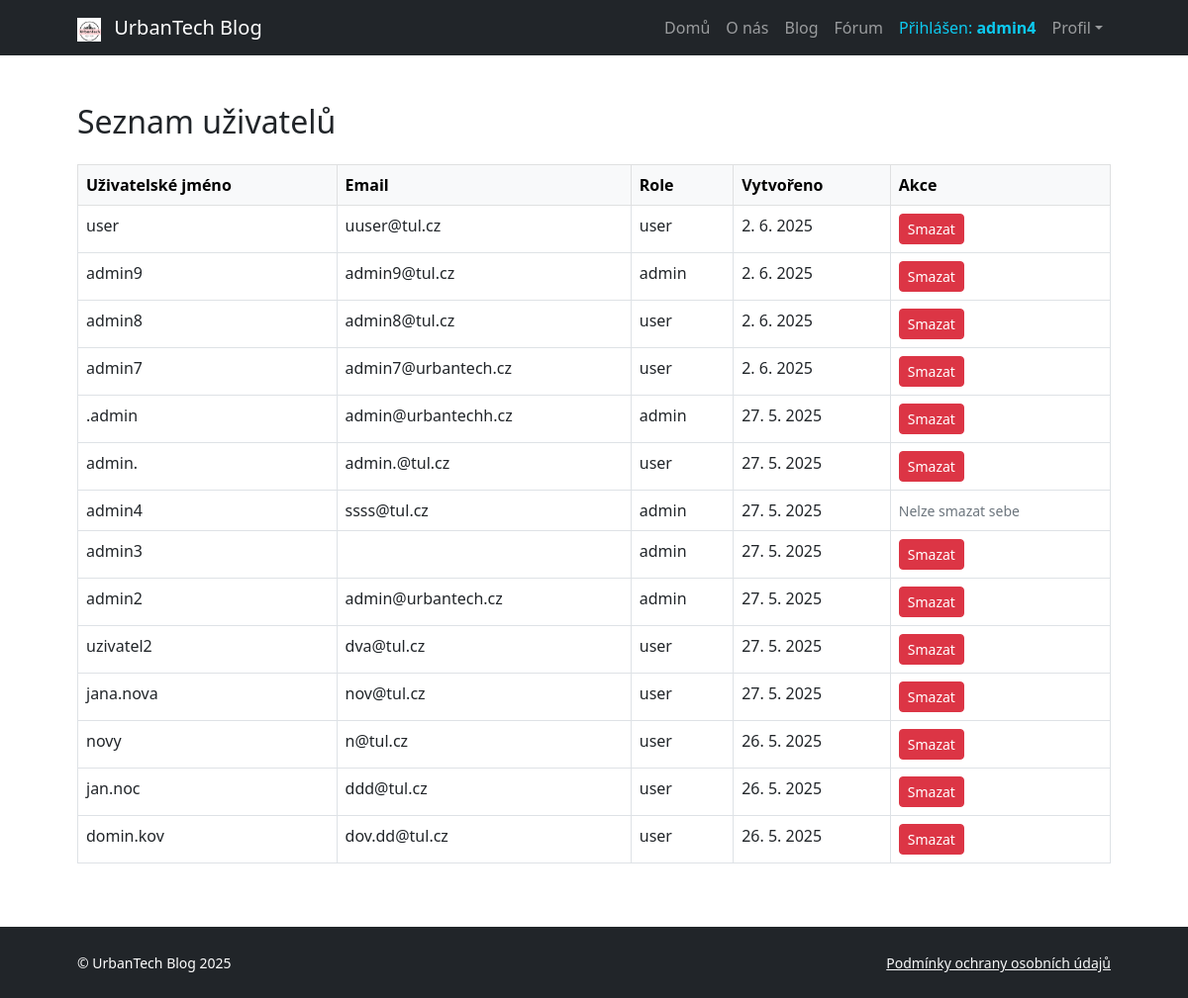
Page /Views/post/user_list.php (signed in) on the earlier database version.
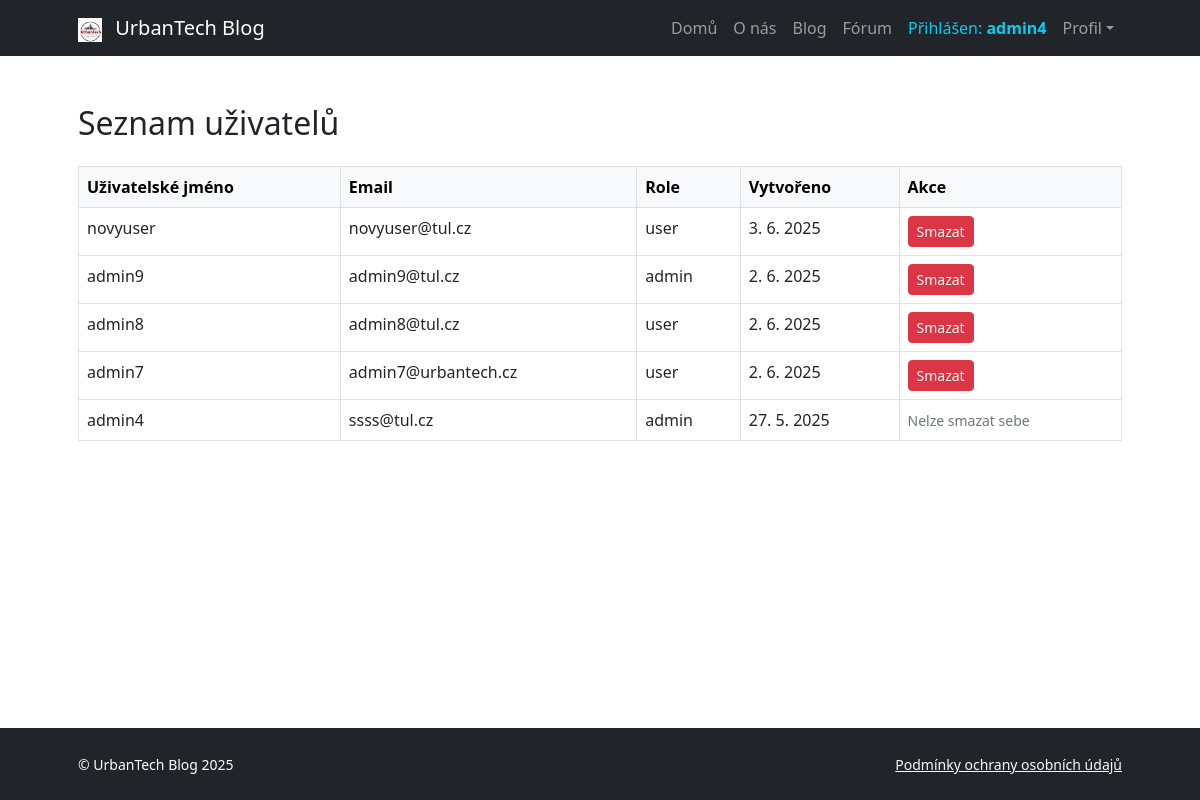
Same page on the later database version.
### tables this page shows
CREATE TABLE `blog_users` (
  `id` int(11) NOT NULL,
  `username` varchar(100) NOT NULL,
  `first_name` varchar(100) DEFAULT NULL,
  `last_name` varchar(100) DEFAULT NULL,
  `email` varchar(255) NOT NULL,
  `password` varchar(255) NOT NULL,
  `role` enum('user','admin') DEFAULT 'user',
  `created_at` timestamp NOT NULL DEFAULT current_timestamp()
);

### Views/post/user_list.php (the view, shortened to what this page needs)
<?php
try {
    $pdo = (new Database())->getConnection();
    $stmt = $pdo->query("SELECT id, username, email, role, created_at FROM blog_users ORDER BY created_at DESC");
    $users = $stmt->fetchAll(PDO::FETCH_ASSOC);
} catch (PDOException $e) {
    die("Chyba databáze: " . $e->getMessage());
}
?>
<!DOCTYPE html>
<html lang="cs">
<head>
    <link href="https://cdn.jsdelivr.net/npm/bootstrap@5.3.0/dist/css/bootstrap.min.css" rel="stylesheet">
    <link rel="stylesheet" href="../../css/styles.css">
</head>
<body class="d-flex flex-column">
    <main class="flex-shrink-0">
        <?php include '../pages/navbar.php'; ?>
        <section class="py-5">
            <div class="container px-5">
                <h2 class="mb-4">Seznam uživatelů</h2>
                <table class="table table-bordered table-hover">
                    <thead class="table-light">
                        <tr>
                            <th>Uživatelské jméno</th>
                            <th>Email</th>
                            <th>Role</th>
                            <th>Vytvořeno</th>
                            <th>Akce</th>
                        </tr>
                    </thead>
                    <tbody>
                        <?php foreach ($users as $user): ?>
                            <tr>
                                <td><?= htmlspecialchars($user['username']) ?></td>
                                <td><?= htmlspecialchars($user['email']) ?></td>
                                <td><?= htmlspecialchars($user['role']) ?></td>
                                <td><?= date('j. n. Y', strtotime($user['created_at'])) ?></td>
                                <td>
                                    <?php if ($_SESSION['user_id'] != $user['id']): ?>
                                        <form method="post" action="../../Controllers/delete_user.php" onsubmit="return confirm('Opravdu chcete smazat tohoto uživatele?');">
                                            <button type="submit" class="btn btn-sm btn-danger">Smazat</button>
                                        </form>
                                    <?php else: ?>
                                        <span class="text-muted small">Nelze smazat sebe</span>
                                    <?php endif; ?>
                                </td>
                            </tr>
                        <?php endforeach; ?>
                    </tbody>
                </table>
            </div>
        </section>
    </main>
    <?php include '../pages/footer.php'; ?>
</body>
</html>

Differences in the rows shown:
removed blog_users: username "user", email "uuser@tul.cz", role "user", created_at "2. 6. 2025"
removed blog_users: username ".admin", email "admin@urbantechh.cz", role "admin", created_at "27. 5. 2025"
removed blog_users: username "admin.", email "admin.@tul.cz", role "user", created_at "27. 5. 2025"
removed blog_users: username "admin3", role "admin", created_at "27. 5. 2025"
removed blog_users: username "admin2", email "admin@urbantech.cz", role "admin", created_at "27. 5. 2025"
removed blog_users: username "uzivatel2", email "dva@tul.cz", role "user", created_at "27. 5. 2025"
removed blog_users: username "jana.nova", email "nov@tul.cz", role "user", created_at "27. 5. 2025"
removed blog_users: username "novy", email "n@tul.cz", role "user", created_at "26. 5. 2025"
removed blog_users: username "jan.noc", email "ddd@tul.cz", role "user", created_at "26. 5. 2025"
removed blog_users: username "domin.kov", email "dov.dd@tul.cz", role "user", created_at "26. 5. 2025"
added blog_users: username "novyuser", email "novyuser@tul.cz", role "user", created_at "3. 6. 2025"
